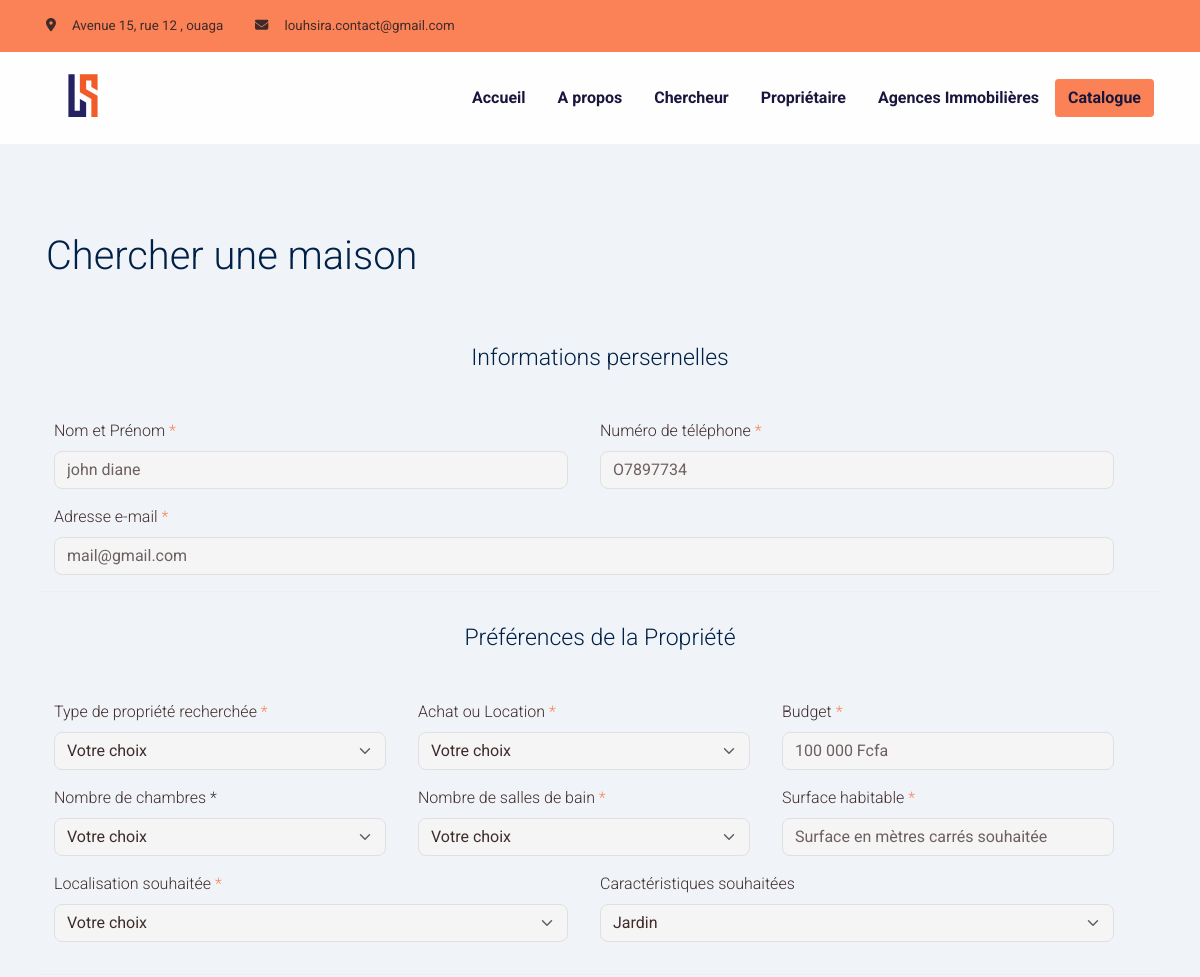
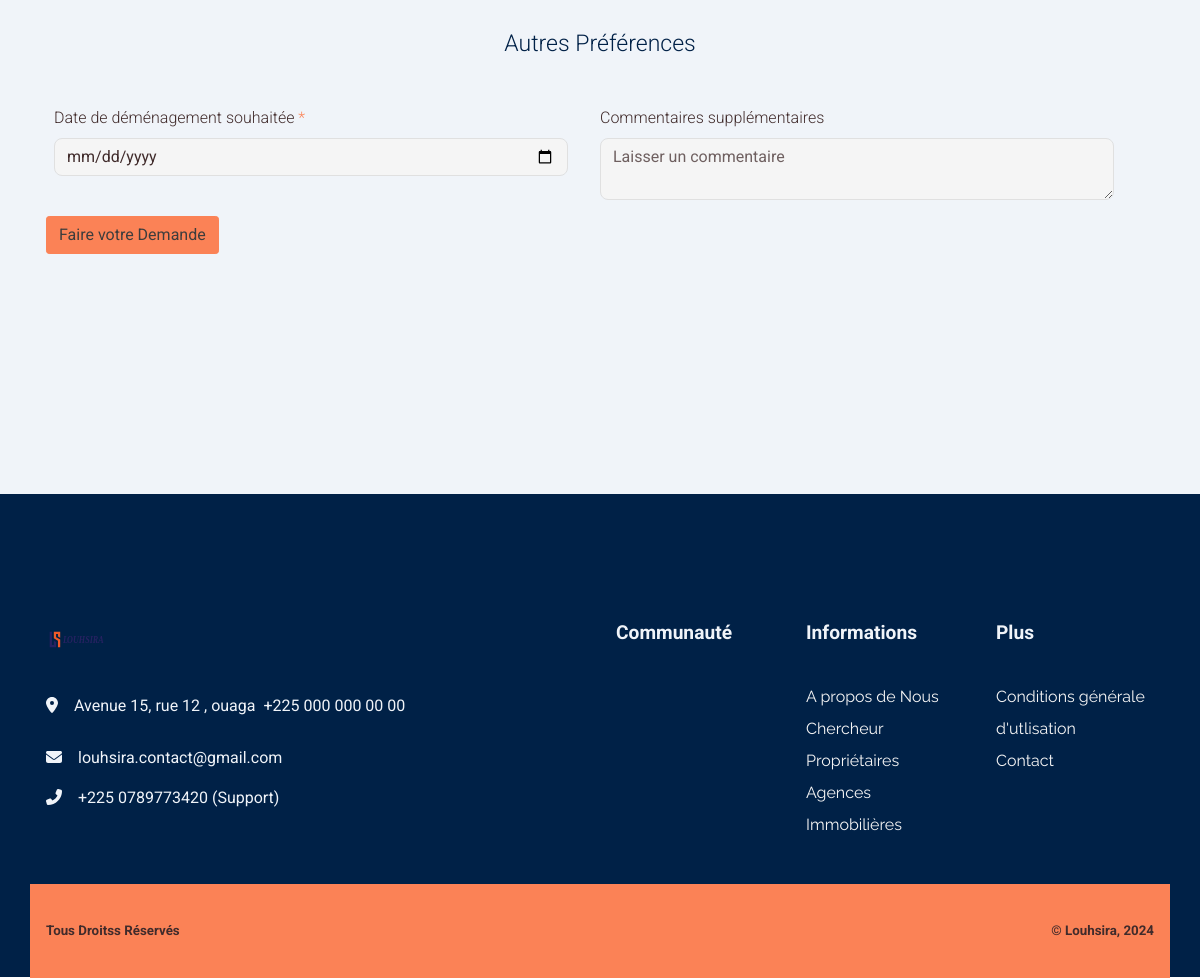
/chercheur, run on an earlier commit of the app's database (2 pictures, top to bottom).
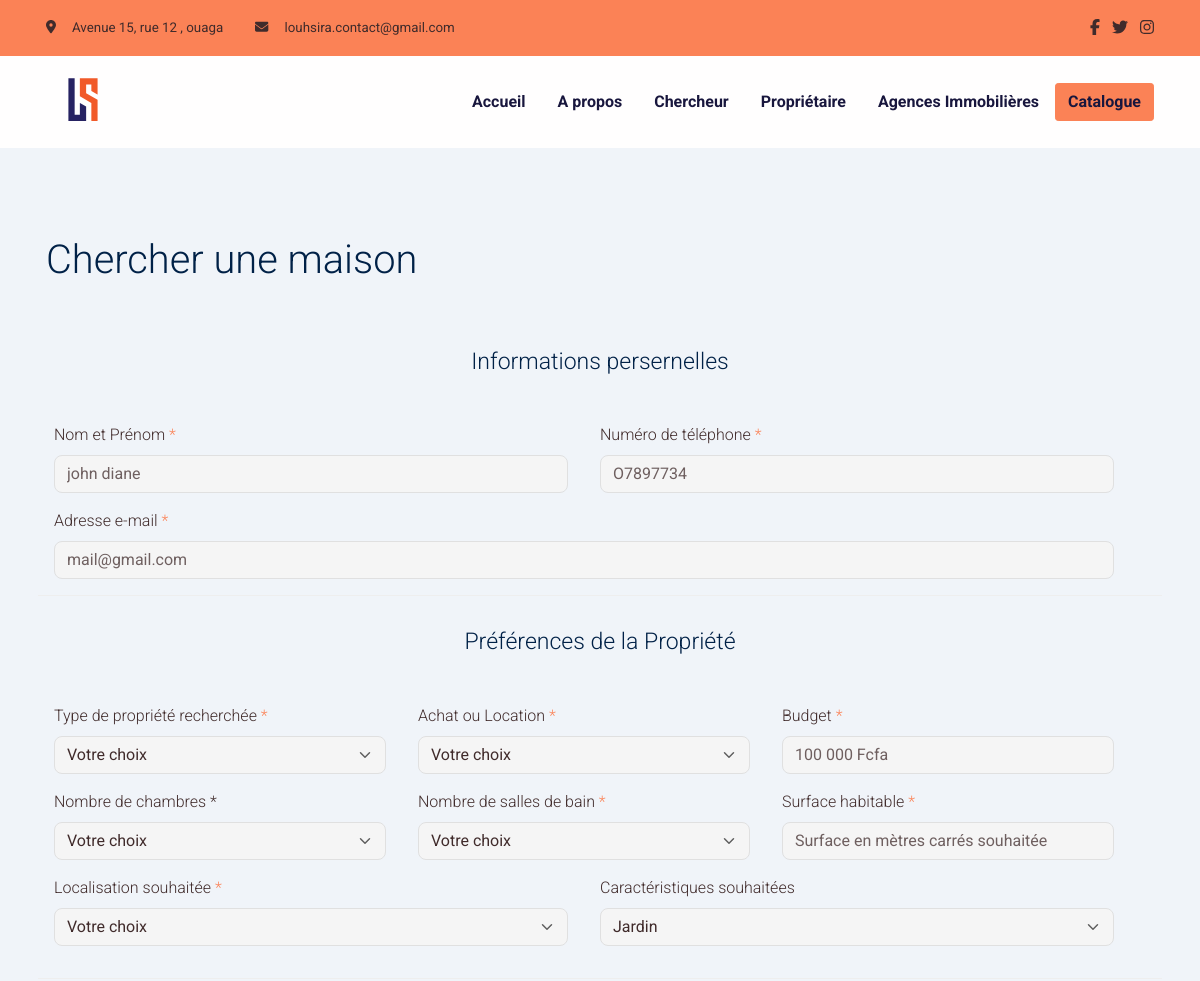
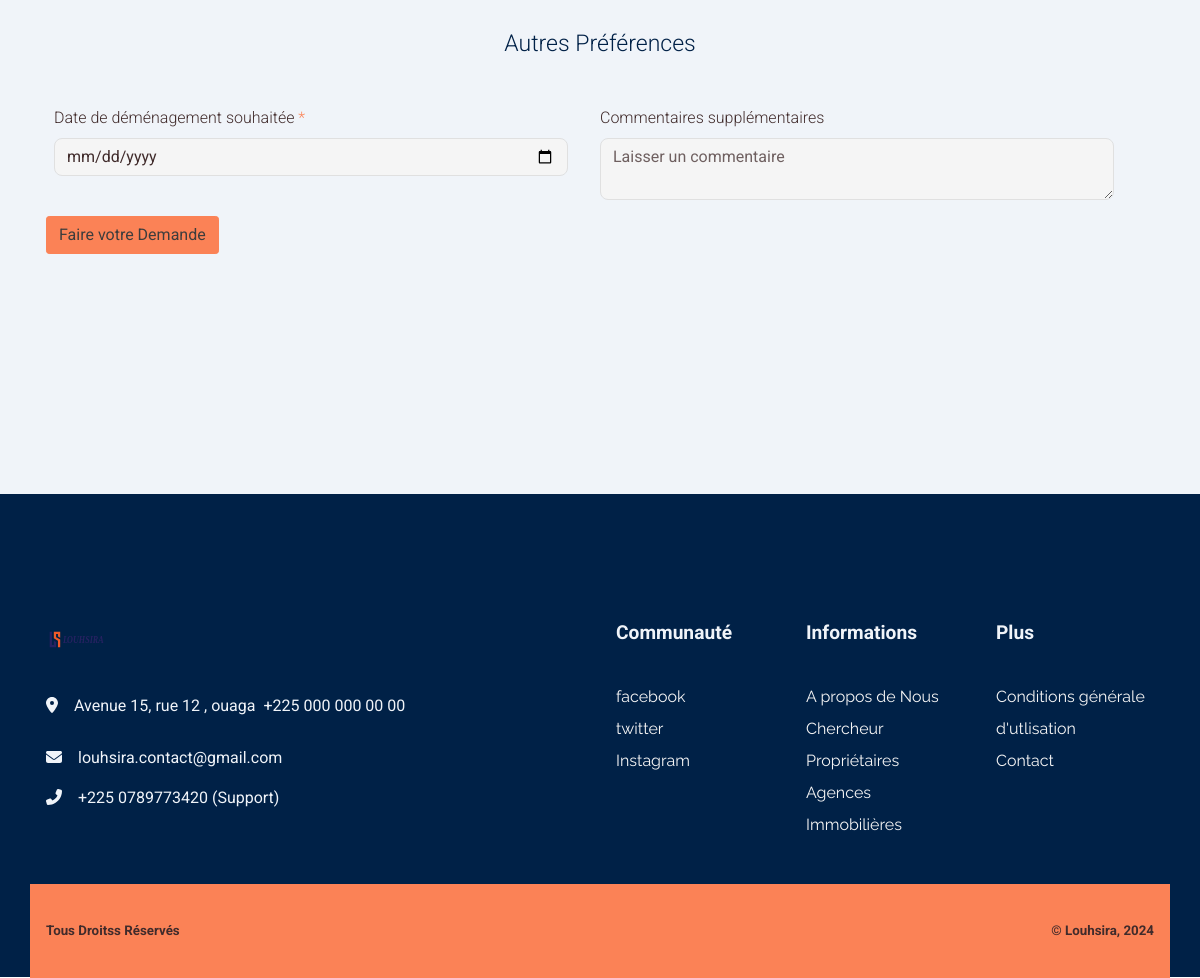
And on a later commit of the database (2 pictures, top to bottom).
### app/models.py (models this page shows, shortened)
class Convention(models.Model):
    created_at = models.DateTimeField(auto_now=False, auto_now_add=True)
    update_at = models.DateTimeField(auto_now=True, auto_now_add=False)
    publish = models.BooleanField(default=False)
    class Meta:
        abstract = True

class Social(Convention):
    name = models.CharField(max_length=150, blank=True, null=True)
    icon = models.CharField(max_length=150, blank=True, null=True)
    link = models.URLField(max_length = 200)
    class Meta:
        verbose_name = "Réseaux Social"
        verbose_name_plural = "Réseaux Sociaux"

### app/views.py (the view)
# urls.py: path('chercheur', home_searcher, name="home-searcher"),
def home_searcher(request):
    get_socials = get_social({'publish':True})
    get_configs = get_config({'publish':True})
    get_localites = get_localite({'publish':True})
    get_type_proprietes = get_type_propriete({'publish':True})
    template_name = "layout/home_searcher.html"
    context = {
        'page': "LOUSHIRA | chercheur",
        'get_socials': get_socials,
        'get_configs': get_configs,
        'get_localites': get_localites,
        'get_type_proprietes': get_type_proprietes,
    }
    return render(request, template_name, context)

### app/functions.py (called while the page is built)
def get_config(data=dict()):
    return configuration.objects.filter(**data).first()

def get_localite(data=dict()):
    return Localite.objects.filter(**data)

def get_type_propriete(data=dict()):
    return Localite.objects.filter(**data)

def get_social(data=dict()):
    return Social.objects.filter(**data)

### templates/app/layout/home_searcher.html (shortened to what the changed rows need)
{% extends "base/base.html" %}
{% load static %}
{% block content %}
<section class="pb-11 pt-7 bg-600">
    <div class="container">
      <div class="row">
        <div class="col-12">
            <h1 class="mb-6">Chercher une maison</h1>
            <form id="home_asking" class="row g-3">
                <h1 class="text-center fs-2 mb-5">Informations persernelles</h1>
                <h1 class="text-center fs-2 mb-5">Préférences de la Propriété</h1>
                <h1 class="text-center fs-2 mb-5">Autres Préférences</h1>
            </form>
        </div>
      </div>
    </div>
</section>
{% endblock %}

### templates/app/base/base.html (shortened to what the changed rows need)
{% load static %}
<!DOCTYPE html>
<html lang="en-US" dir="ltr">
  <head>
    <link href="{% static 'app/assets/css/select2-bootstrap-5-theme.min.css' %}" rel="stylesheet" />
    <link href="{% static 'app/assets/css/theme.css' %}" rel="stylesheet" />
    <link href="{% static 'app/assets/css/style.css' %}" rel="stylesheet" />
    <link href="{% static 'app/assets/css/slick.css' %}" rel="stylesheet" />
    <link href="{% static 'app/assets/css/slick-theme.css' %}" rel="stylesheet" />
    <link href="https://cdn.jsdelivr.net/npm/select2@4.1.0-rc.0/dist/css/select2.min.css" rel="stylesheet" />
  </head>
  <body>
    <main class="main" id="top">
      <section class="bg-primary py-2 d-none d-sm-block">
        <div class="container">
          <div class="row align-items-center">
            <div class="col-auto ms-md-auto order-md-2 d-none d-sm-block">
              <ul class="list-unstyled list-inline my-2">
                {% for social in get_socials %}
                  <li class="list-inline-item"><a class="text-decoration-none" href="{{social.link}}"><i class="{{social.icon}} text-900"></i></a></li>
                {% endfor %}
              </ul>
            </div>
          </div>
        </div>
      </section>
    {% block content %}
    {% endblock content %}
      <section class="bg-secondary" style=" padding-top: 7.5rem;padding-bottom: 7.5rem">
        <div class="container">
          <div class="row">
            <div class="col-6 col-sm-4 col-lg-2 mb-3 order-2 order-sm-1">
              <ul class="list-unstyled mb-md-4 mb-lg-0">
                {% for socials in get_socials %}
                  <li class="lh-lg"><a class="text-200" href="{{socials.link}}">{{socials.name}}</a></li>
                {% endfor %}
              </ul>
            </div>
          </div>
        </div>
      </section>
    </main>
    <link href="{% static 'app/assets/css/multiple.css' %}" rel="stylesheet" />
  </body>
</html>

What changed in the data, as far as the page shows it:
added Social: name "facebook"
added Social: name "twitter"
added Social: name "Instagram"
